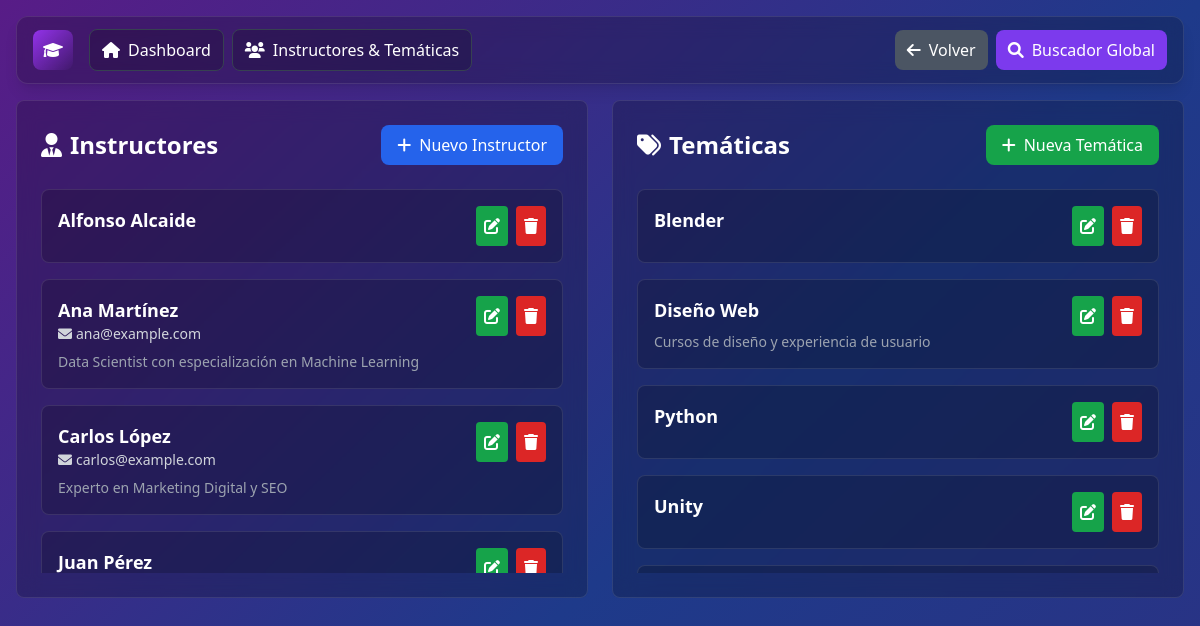
Page /instructores-tematicas.php on the committed database.
### tables this page shows
CREATE TABLE instructores (
            id INTEGER PRIMARY KEY AUTOINCREMENT,
            nombre VARCHAR(255) NOT NULL,
            email VARCHAR(255) UNIQUE,
            bio TEXT,
            created_at DATETIME DEFAULT CURRENT_TIMESTAMP
        );

CREATE TABLE tematicas (
            id INTEGER PRIMARY KEY AUTOINCREMENT,
            nombre VARCHAR(255) NOT NULL UNIQUE,
            descripcion TEXT,
            created_at DATETIME DEFAULT CURRENT_TIMESTAMP
        );

### instructores-tematicas.php (the view, shortened to what this page needs)
<?php
$db = getDatabase();
$instructores = $db->query("SELECT * FROM instructores ORDER BY nombre")->fetchAll();
$tematicas = $db->query("SELECT * FROM tematicas ORDER BY nombre")->fetchAll();
?>
<!DOCTYPE html>
<html lang="es" class="dark">
<head>
    <link href="css/tailwind.min.css" rel="stylesheet">
    <link href="https://cdnjs.cloudflare.com/ajax/libs/font-awesome/6.0.0/css/all.min.css" rel="stylesheet">
</head>
<body class="bg-gradient-to-br from-purple-900 via-blue-900 to-indigo-900 min-h-screen">
    <nav class="m-4">
        <div class="glass-dark rounded-xl px-4 py-3 md:px-6 md:py-4 flex items-center justify-between shadow-lg sticky top-4 z-50">
            <div class="flex items-center gap-4">
                <div class="w-10 h-10 rounded-lg bg-gradient-to-br from-purple-600 to-indigo-600 flex items-center justify-center ring-1 ring-white/20">
                    <i class="fas fa-graduation-cap text-white"></i>
                </div>
                <div class="flex items-center gap-2">
                    <a href="index.php" class="inline-flex items-center gap-2 px-3 py-2 rounded-lg border border-purple-500/40 bg-black/20 text-white hover:bg-black/30">
                        <i class="fas fa-home"></i><span class="hidden sm:inline">Dashboard</span>
                    </a>
                    <a href="instructores-tematicas.php" class="inline-flex items-center gap-2 px-3 py-2 rounded-lg border border-purple-500/40 bg-black/20 text-white hover:bg-black/30">
                        <i class="fas fa-users"></i><span class="hidden sm:inline">Instructores & Temáticas</span>
                    </a>
                </div>
            </div>
            <div class="flex items-center gap-2">
                <a href="index.php" class="inline-flex items-center gap-2 px-3 py-2 rounded-lg text-white" style="background-color:#4b5563" onmouseover="this.style.backgroundColor='#374151'" onmouseout="this.style.backgroundColor='#4b5563'">
                    <i class="fas fa-arrow-left"></i><span class="hidden sm:inline">Volver</span>
                </a>
                <button onclick="openGlobalSearchModal()" class="inline-flex items-center gap-2 px-3 py-2 rounded-lg text-white" style="background-color:#7c3aed" onmouseover="this.style.backgroundColor='#6d28d9'" onmouseout="this.style.backgroundColor='#7c3aed'">
                    <i class="fas fa-search"></i><span class="hidden sm:inline">Buscador Global</span>
                </button>
            </div>
        </div>
    </nav>
    <div class="mx-4 mb-8">
        <div class="grid grid-cols-1 lg:grid-cols-2 gap-6">
            <div class="glass-dark rounded-lg p-6">
                <div class="flex justify-between items-center mb-6">
                    <h2 class="text-2xl font-bold text-white">
                        <i class="fas fa-user-tie mr-2"></i>Instructores
                    </h2>
                    <button onclick="openInstructorModal()" class="bg-blue-600 hover:bg-blue-700 text-white px-4 py-2 rounded-lg transition-colors">
                        <i class="fas fa-plus mr-2"></i>Nuevo Instructor
                    </button>
                </div>
                <div class="space-y-4 max-h-96 overflow-y-auto">
                    <?php if (empty($instructores)): ?>
                        <p class="text-gray-400 text-center py-8">No hay instructores registrados</p>
                    <?php else: ?>
                        <?php foreach ($instructores as $instructor): ?>
                            <div class="bg-black/20 rounded-lg p-4 border border-white/10">
                                <div class="flex justify-between items-start">
                                    <div class="flex-1">
                                        <h3 class="text-white font-semibold text-lg"><?php echo htmlspecialchars($instructor['nombre']); ?></h3>
                                        <?php if ($instructor['email']): ?>
                                            <p class="text-gray-300 text-sm">
                                                <i class="fas fa-envelope mr-1"></i><?php echo htmlspecialchars($instructor['email']); ?>
                                            </p>
                                        <?php endif; ?>
                                        <?php if ($instructor['bio']): ?>
                                            <p class="text-gray-400 text-sm mt-2"><?php echo htmlspecialchars($instructor['bio']); ?></p>
                                        <?php endif; ?>
                                    </div>
                                    <div class="flex space-x-2 ml-4">
                                        <button onclick="editInstructor(<?php echo $instructor['id']; ?>)"
                                                class="bg-green-600 hover:bg-green-700 text-white p-2 rounded transition-colors">
                                            <i class="fas fa-edit"></i>
                                        </button>
                                        <button onclick="deleteInstructor(<?php echo $instructor['id']; ?>)"
                                                class="bg-red-600 hover:bg-red-700 text-white p-2 rounded transition-colors">
                                            <i class="fas fa-trash"></i>
                                        </button>
                                    </div>
                                </div>
                            </div>
                        <?php endforeach; ?>
                    <?php endif; ?>
                </div>
            </div>
            <div class="glass-dark rounded-lg p-6">
                <div class="flex justify-between items-center mb-6">
                    <h2 class="text-2xl font-bold text-white">
                        <i class="fas fa-tags mr-2"></i>Temáticas
                    </h2>
                    <button onclick="openTematicaModal()" class="bg-green-600 hover:bg-green-700 text-white px-4 py-2 rounded-lg transition-colors">
                        <i class="fas fa-plus mr-2"></i>Nueva Temática
                    </button>
                </div>
                <div class="space-y-4 max-h-96 overflow-y-auto">
                    <?php if (empty($tematicas)): ?>
                        <p class="text-gray-400 text-center py-8">No hay temáticas registradas</p>
                    <?php else: ?>
                        <?php foreach ($tematicas as $tematica): ?>
                            <div class="bg-black/20 rounded-lg p-4 border border-white/10">
                                <div class="flex justify-between items-start">
                                    <div class="flex-1">
                                        <h3 class="text-white font-semibold text-lg"><?php echo htmlspecialchars($tematica['nombre']); ?></h3>
                                        <?php if ($tematica['descripcion']): ?>
                                            <p class="text-gray-400 text-sm mt-2"><?php echo htmlspecialchars($tematica['descripcion']); ?></p>
                                        <?php endif; ?>
                                    </div>
                                    <div class="flex space-x-2 ml-4">
                                        <button onclick="editTematica(<?php echo $tematica['id']; ?>)"
                                                class="bg-green-600 hover:bg-green-700 text-white p-2 rounded transition-colors">
                                            <i class="fas fa-edit"></i>
                                        </button>
                                        <button onclick="deleteTematica(<?php echo $tematica['id']; ?>)"
                                                class="bg-red-600 hover:bg-red-700 text-white p-2 rounded transition-colors">
                                            <i class="fas fa-trash"></i>
                                        </button>
                                    </div>
                                </div>
                            </div>
                        <?php endforeach; ?>
                    <?php endif; ?>
                </div>
            </div>
        </div>
    </div>
</body>
</html>

### instructores-tematicas.php (style rules this page uses)
.glass-dark { background: rgba(0, 0, 0, 0.2); backdrop-filter: blur(10px); border: 1px solid rgba(255, 255, 255, 0.1); }

### rows in the picture
instructores: nombre "Alfonso Alcaide"
instructores: nombre "Ana Martínez", email "ana@example.com", bio "Data Scientist con especialización en Machine Learning"
instructores: nombre "Carlos López", email "carlos@example.com", bio "Experto en Marketing Digital y SEO"
instructores: nombre "Juan Pérez"
tematicas: nombre "Blender"
tematicas: nombre "Diseño Web", descripcion "Cursos de diseño y experiencia de usuario"
tematicas: nombre "Python"
tematicas: nombre "Unity"
